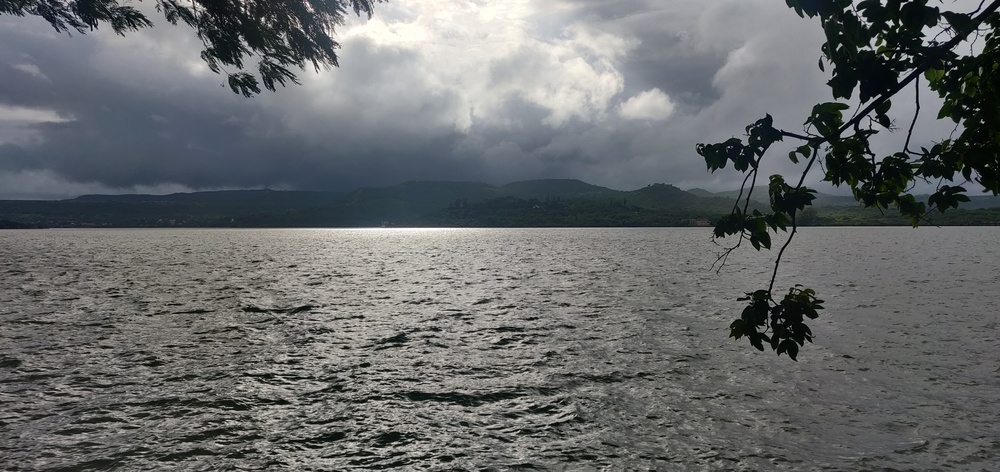
#> input picture img/org1.jpg, 1000 x 472 px, shrunk from 4608 x 2176 before the run, found by its file name
$ python Entropy.py
#> lines starting #> are read from the running program, lines starting #| are printed output that depends on the picture
from PIL import Image
import numpy as np
from matplotlib import pyplot as plt
import time
from skimage.util import view_as_windows

def improved_entropy(signal):
    """Faster entropy calculation using numpy's bincount"""
    # Convert to integers if not already
    if signal.dtype.kind == 'f':
        signal = signal.astype(np.int32)

    # Get counts using bincount (much faster than iterating)
    counts = np.bincount(signal)

    # Filter out zeros
    counts = counts[counts > 0]

    # Calculate probabilities and entropy directly
    probs = counts / signal.size
    ent = -np.sum(probs * np.log2(probs))
    return ent

def calculate_entropy_faster(image):
    """Optimized entropy calculation function using vectorization"""
#> called with image = './img/org1.jpg'
    print("Running optimized entropy calculation...")

    # Use the improved entropy function
    # Create a windowed view of the image for faster processing

    # Optional: Reduce image size for testing
    # greyIm_small = greyIm[::2, ::2]  # Take every other pixel

    # Create a faster version using sliding windows if available
    N = 5  # Window size
    greyIm = np.array(Image.open(image).convert('L'))
    S = greyIm.shape
#> S = (472, 1000)
    E = np.zeros(S, dtype=float)

    try:
        # For newer numpy versions
        window_size = 2*N + 1
        # Create padded image
        padded = np.pad(greyIm, N, mode='reflect')
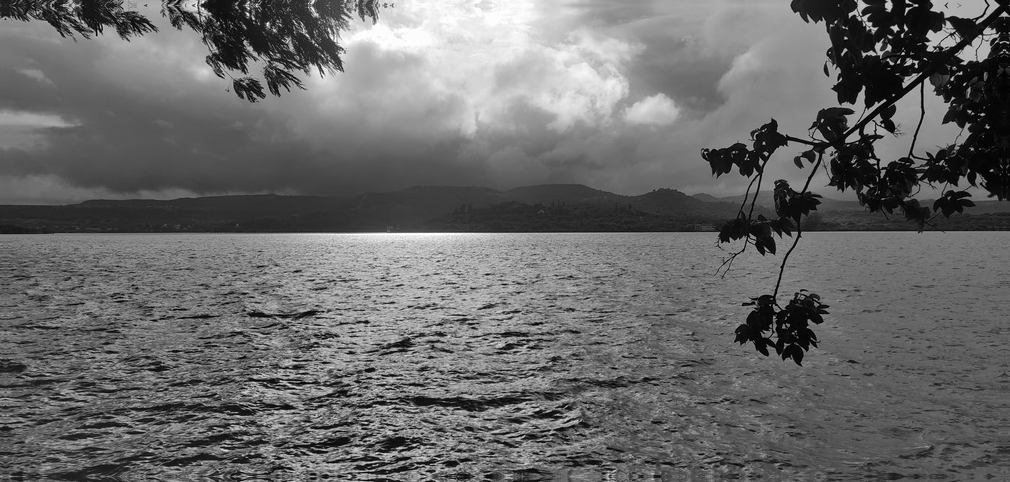
#> padded: shape (482, 1010); min 0, max 255, mean 105.3
        # Create sliding windows
        windows = view_as_windows(padded, (window_size, window_size))

        # Calculate entropy for each window
        E_fast = np.zeros(S, dtype=float)

        # Process in batches for better performance
        batch_size = 100
        for i in range(0, S[0], batch_size):
            end_i = min(i + batch_size, S[0])
            for j in range(0, S[1], batch_size):
                end_j = min(j + batch_size, S[1])

                # Process a batch of windows
                batch_windows = windows[i:end_i, j:end_j]
                for ri in range(end_i - i):
                    for ci in range(end_j - j):
                        E_fast[i+ri, j+ci] = improved_entropy(batch_windows[ri, ci].flatten())

            if i % 100 == 0:
                print(f"Fast processing: {i}/{S[0]} rows")
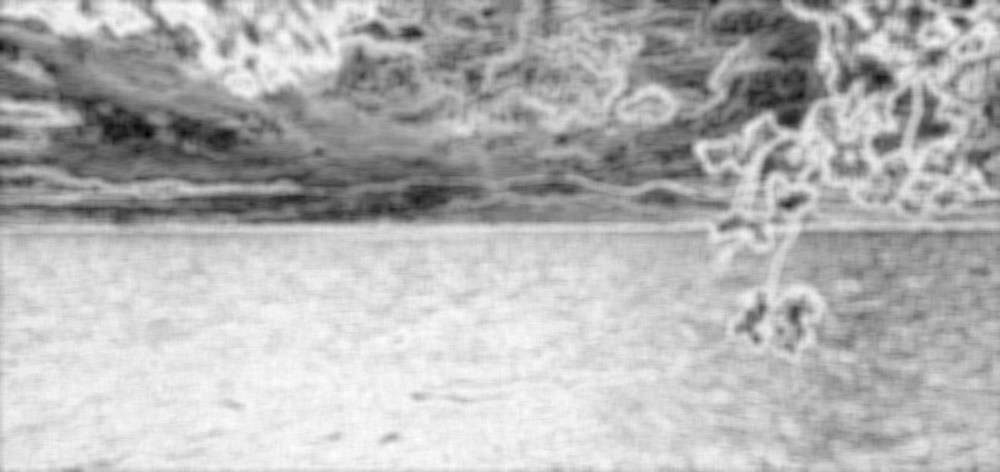
#> E_fast: shape (472, 1000) float64; min 0.369, max 6.64, mean 4.8; drawn with min black and max white

        return E_fast

    except (AttributeError, ImportError):
        # Fallback for older numpy versions
        print("Using fallback method - consider upgrading numpy for better performance")
        return E

# Compare performance

original_image = './img/org1.jpg'
modified_image = './img/half_image.png'
start_time = time.time()
E_Original = calculate_entropy_faster(original_image)
E_optimized = calculate_entropy_faster(modified_image)
#> (the run stopped early here; a loop or call above may not have finished)
